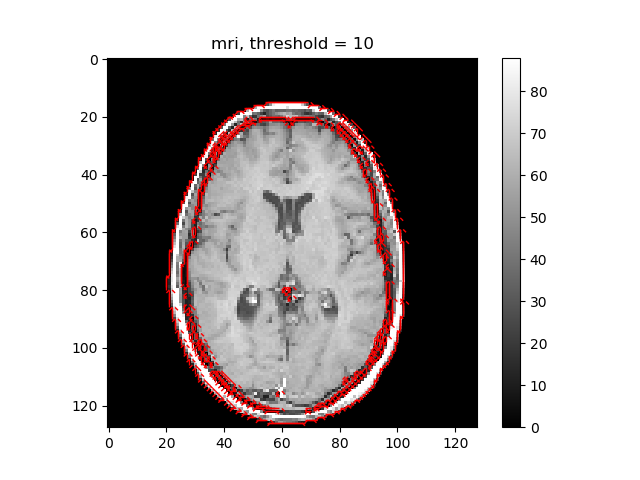

Python code for this plot:
import matplotlib.pyplot as plt
from skimage import measure
import re
import sys
from matplotlib import collections as mc

with open(sys.argv[1], "rb") as binary_file:
    # Read the whole file at once
    data = binary_file.read()[13:]
    data = data.decode('utf-8')

data = re.sub("[^0-9][ ]", "", data)
s1 = data.split('\n')
k = 0
x = []
for i in s1:
    s2 = i.split(' ')
    if(s2 != ['']):
        l = 0
        y = []
        for j in s2:
            if(j != ''):
                y.append(int(j))
        x.append(y)

fig, ax = plt.subplots()
im = ax.imshow(x, cmap=plt.cm.gray)
lines = []
threshold = int(sys.argv[2])

for i in range(len(x)):
        for j in range(len(x[i])):
                if(i + 1 < len(x) and j + 1 < len(x[i])):
                    counter = 0
                    if(x[i + 1][j] > threshold):
                        counter = counter + 1
                    if(x[i + 1][j + 1] > threshold):
                        counter = counter + 2
                    if(x[i][j + 1] > threshold):
                        counter = counter + 4
                    if(x[i][j] > threshold):
                        counter = counter + 8

                    if(counter == 1 or counter == 14):
                        lines.append([(1 + j, 0 + i), (2 + j, 1 + i)])
                    elif(counter == 2 or counter == 13):
                        lines.append([(0 + j, 1 + i), (1 + j, 0 + i)])
                    elif(counter == 3 or counter == 12):
                        lines.append([(-1 + j, 0 + i), (1 + j, 0 + i)])
                    elif(counter == 4 or counter == 11):
                        lines.append([(0 + j, 1 + i), (1 + j, 0 + i)])
                    elif(counter == 5):
                        lines.append([(-1 + j, 0 + i), (0 + j, 1 + i)])
                        lines.append([(0 + j, -1 + i), (1 + j, 0 + i)])
                    elif(counter == 6 or counter == 9):
                        lines.append([(0 + j, 1 + i), (0 + j, -1 + i)])
                    elif(counter == 7 or counter == 8):
                        lines.append([(-1 + j, 0 + i), (0 + j, 1 + i)])
                    elif(counter == 10):
                        lines.append([(-1 + j, 0 + i), (0 + j, -1 + i)])
                        lines.append([(0 + j, 1 + i), (1 + j, 0 + i)])


lc = mc.LineCollection(lines, colors="red", linewidths=1)
ax.add_collection(lc)

#contours = measure.find_contours(x, 40)

#fig, ax = plt.subplots()
#ax.imshow(x, cmap=plt.cm.gray)

#for n, contour in enumerate(contours):
#    ax.plot(contour[:, 1], contour[:, 0], linewidth=1.8, color='red')

#ax.axis('image')

#im = ax.imshow(x, cmap=plt.cm.gray)
fig.colorbar(im,ax=ax)
ax.set_title('mri, threshold = ' + sys.argv[2])
plt.savefig(sys.argv[3])
plt.show()
